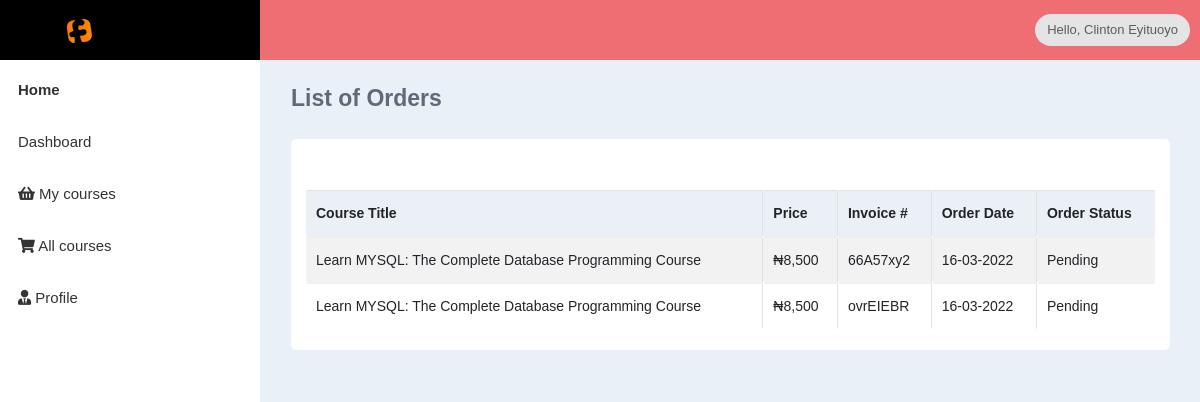
The page /dashboard/orders.php (signed in) on the database its author committed.
### tables this page shows
CREATE TABLE `users` (
  `id` int(11) NOT NULL,
  `fullname` varchar(255) NOT NULL,
  `email` varchar(255) NOT NULL,
  `mobile` varchar(16) NOT NULL,
  `password` text NOT NULL,
  `city` varchar(255) DEFAULT NULL,
  `state` varchar(255) DEFAULT NULL,
  `address` text DEFAULT NULL,
  `forgetpasswordcode` text DEFAULT NULL,
  `created` timestamp NOT NULL DEFAULT current_timestamp(),
  `modified` timestamp NOT NULL DEFAULT current_timestamp() ON UPDATE current_timestamp()
);

CREATE TABLE `orders` (
  `id` int(11) NOT NULL,
  `users_id` int(11) NOT NULL,
  `date_paid` varchar(255) NOT NULL,
  `invoice` varchar(10) NOT NULL,
  `amount` varchar(255) NOT NULL,
  `statuses_id` int(11) NOT NULL DEFAULT 1,
  `course_id` int(11) NOT NULL,
  `created` timestamp NOT NULL DEFAULT current_timestamp(),
  `modified` timestamp NOT NULL DEFAULT current_timestamp() ON UPDATE current_timestamp()
);

CREATE TABLE `courses` (
  `id` int(11) NOT NULL,
  `title` text NOT NULL,
  `slug` text NOT NULL,
  `price` varchar(11) NOT NULL,
  `description` text NOT NULL,
  `img` text DEFAULT NULL,
  `category` int(11) NOT NULL,
  `instructor` int(11) DEFAULT NULL,
  `created` timestamp NOT NULL DEFAULT current_timestamp(),
  `modified` timestamp NOT NULL DEFAULT current_timestamp() ON UPDATE current_timestamp()
);

CREATE TABLE `statuses` (
  `id` int(11) NOT NULL,
  `status` varchar(50) NOT NULL
);

### scripts/php/functions.php (called while the page is built, shortened)
<?php
require_once "helpers/Database.php";
    function fetchCourseTitle($id){
        $fetch = sprintf("SELECT * FROM `courses` WHERE `id`='%d'", $id);
        $countId = Database::Query($fetch, 'all-basket');
        return $countId;
    }
    function fetchUserLogin($email){
        $fetch = sprintf('SELECT * FROM `users` WHERE `email` = "%s"', $email);
        return Database::Query($fetch);
    }
    function getOrders($id){
        $fetch = sprintf('SELECT * FROM `orders` WHERE `users_id` = "%d" ORDER BY `id` DESC', $id);
        $countId = Database::Query($fetch, 's');
        return $countId;
    }
    function getStatus($id){
        $fetch = sprintf('SELECT * FROM `statuses` WHERE `id` = "%d"', $id);
        $countId = Database::Query($fetch);
        return $countId;
    }
?>

### scripts/php/helpers/Database.php (called while the page is built, shortened)
<?php
class Database{
    public static $host;
    public static $user;
    public static $pass;
    public static $db_name;
    public static $conn;
    public static function Create_Connection($hostname = null, $username = null, $password = null, $database = null)
    {
        self::$host = is_null($hostname) ? DB_HOST : $hostname;
        self::$user = is_null($username) ? DB_USER : $username;
        self::$pass = is_null($password) ? DB_PASS : $password;
        self::$db_name = is_null($database) ? DB_NAME : $database;
        self::$conn = new mysqli(self::$host, self::$user, self::$pass, self::$db_name);
    }
    public static function Query($statemet, $type = null)
    {
        if ($ex = self::$conn->query($statemet)) {
            if($type){
                return  $ex;
            }
            while ($row = $ex->fetch_object()) {
                $arr[] = $row;
            }
            return $arr;
        } else {
            return ['error' => mysqli_error(self::$conn)];
        }
    }
}
?>

### dashboard/orders.php (the view)
<?php
require_once 'header.php';
?>
<section class="content">
        <div class="container-fluid">
            <div class="block-header">
                <div class="row">
                    <div class="col-xs-12 col-sm-12 col-md-12 col-lg-12">
                        <ul class="breadcrumb breadcrumb-style">
                            <li>
                                <h4 class="page-title">List of Orders</h4>
                            </li>
                        </ul>
                    </div>
                </div>
            </div>
            <div class="row clearfix">
                <div class="col-lg-12 col-md-12 col-sm-12 col-xs-12">
                    <div class="card">
                        <div class="header">
                        </div>
                        <div class="body">
                            <div class="table-responsive">
                                <table
                                    class="table table-bordered table-striped table-hover js-basic-example dataTable">
                                    <thead>
                                        <tr>
                                            <th>Course Title</th>
                                            <th>Price</th>
                                            <th>Invoice #</th>
                                            <th>Order Date</th>
                                            <th>Order Status</th>
                                        </tr>
                                    </thead>
                                    <tbody>
                                    <?php
                                    $numRow = mysqli_num_rows($getOrders);
                                    if ($numRow === 0) {
                                        echo 'No Course yet';
                                    } else {
                                        while ($row = mysqli_fetch_assoc($getOrders)) {
                                            $datePaid = $row['date_paid'];
                                            $invoice = $row['invoice'];
                                            $amount = $row['amount'];
                                            $statusId = $row['statuses_id'];
                                            $courseId = $row['course_id'];
                                            $getTitles = fetchCourseTitle($courseId);
                                            $gTitles = mysqli_fetch_assoc($getTitles);
                                            $courseTitle = $gTitles['title'];
                                            $getStatus = getStatus($statusId);
                                            $nStatus = $getStatus[0]->status;
                                                echo '<tr>
                                                <td>'.$courseTitle.'</td>
                                                <td>₦'.number_format($amount).'</td>
                                                <td>'.$invoice.'</td>
                                                <td>'.$datePaid.'</td>
                                                <td>'.$nStatus.'</td>
                                                </tr>';
                                        }
                                    }
                                    ?>
                                    </tbody>
                                </table>
                            </div>
                        </div>
                    </div>
                </div>
            </div>
        </div>
    </section>
<?php require_once 'footer.php'; ?>

### dashboard/header.php (shortened to what this page needs)
<?php
$email = @$_SESSION['email'];
$dashboardUrl = "http://localhost/learn/dashboard";
require_once $_SERVER["DOCUMENT_ROOT"] ."/learn/scripts/php/functions.php";
$fetchDetails = fetchUserLogin($email);
$fullName = $fetchDetails[0]->fullname;
$userid = $fetchDetails[0]->id;
$getOrders = getOrders($userid);
?>
<!DOCTYPE html>
<html lang="en">
<head>
    <link href="<?php echo $dashboardUrl; ?>/assets/css/app.min.css" rel="stylesheet">
    <link href="<?php echo $dashboardUrl; ?>/assets/css/style.css" rel="stylesheet" />
    <link href="<?php echo $dashboardUrl; ?>/assets/css/styles/all-themes.css" rel="stylesheet" />
</head>
<body class="light">
    <nav class="navbar">
        <div class="container-fluid">
            <div class="navbar-header">
                <a class="navbar-brand" href="index">
                    <img src="../images/smfood.png" alt="" />
                </a>
            </div>
            <div class="collapse navbar-collapse" id="navbar-collapse">
                <ul class="nav navbar-nav navbar-left">
                    <li>
                        <a href="index.html#" onClick="return false;" class="sidemenu-collapse">
                        </a>
                    </li>
                </ul>
                <ul class="nav navbar-nav navbar-right">
                    <li class="fullscreen">
                        <a href="javascript:;" class="fullscreen-btn">
                        </a>
                    </li>
                    <li class="dropdown user_profile">
                        <div class="chip dropdown-toggle" data-toggle="dropdown">
                            Hello, <?php echo $fullName; ?>
                        </div>
                    </li>
                </ul>
            </div>
        </div>
    </nav>
    <div>
        <aside id="leftsidebar" class="sidebar">
            <div class="menu">
                <ul class="list">
                    <li class="active">
                        <a href="../index">
                            <span>Home</span>
                        </a>
                    </li>
                    <li>
                        <a href="<?php echo $dashboardUrl; ?>/index">
                            <span>Dashboard</span>
                        </a>
                    </li>
                    <li>
                        <a href="<?php echo $dashboardUrl; ?>/orders">
                            <i class="fas fa-shopping-basket"></i>
                            <span>My courses</span>
                        </a>
                    </li>
                    <li>
                        <a href="../courses">
                            <i class="fas fa-shopping-cart"></i>
                            <span>All courses</span>
                        </a>
                    </li>
                    <li>
                        <a href="<?php echo $dashboardUrl; ?>/profile">
                            <i class="fas fa-user-tie"></i>
                            <span>Profile</span>
                        </a>
                    </li>
                </ul>
            </div>
        </aside>
    </div>

### rows shown on the page
users: fullname "Clinton Eyituoyo"
orders: course.title "Learn MYSQL: The Complete Database Programming Course", amount "8,500", invoice "66A57xy2", date_paid "16-03-2022", statuses.status "Pending"
orders: course.title "Learn MYSQL: The Complete Database Programming Course", amount "8,500", invoice "ovrEIEBR", date_paid "16-03-2022", statuses.status "Pending"
